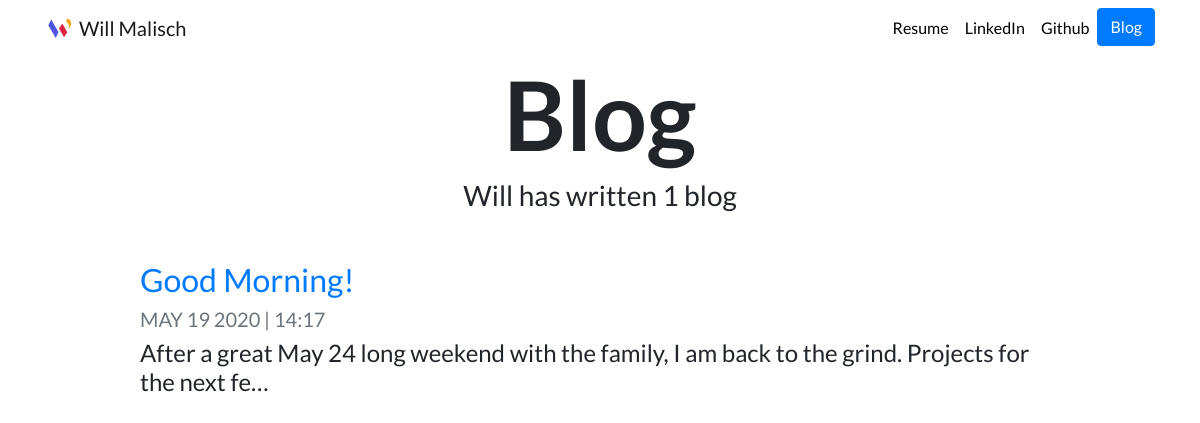
Screenshot of /blog/ with the database file from the repository.
### blog/models.py (models this page shows, shortened)
class Blog(models.Model):
    title = models.CharField(max_length=100)
    date = models.DateTimeField(auto_now=False)
    tweet = models.CharField(max_length=320)
    url = models.URLField(blank=True)

### blog/views.py (the view)
# urls.py: path('', views.all_blogs,name='all_blogs'),
def all_blogs(request):
    blogs = Blog.objects.order_by('-date')[:6]
    return render(request, 'blog/all_blogs.html', {'blogs':blogs})

### blog/templates/blog/all_blogs.html
{% extends "portfolio/base.html" %}
{% load static %}
{% block content %}
<h1 id="blogtitle" class="font-weight-bold text-center">Blog</h1>
<h3 class="text-center mb-5">Will has written {{ blogs.count }} blog{{ blogs.count|pluralize }}</h3>
{% for blog in blogs %}
<div class="row justify-content-center my-3">
  <div class="col-md-10">
    <a href="{% url 'blog:detail' blog.id %}">
      <h2>{{ blog.title }}</h2>
    </a>
    <h5 class="text-muted">{{ blog.date|date:'M d Y | H:i '|upper }}</h5>
    <h4>{{ blog.tweet|striptags|truncatechars:100 }}</h4>
  </div>
</div>
{% endfor %}
{% endblock %}

### portfolio/static/portfolio/custom.css (style rules this page uses)
body { font-family: 'Lato', sans-serif; }
#blogtitle { font-size: 6rem; }

### rows the page displays
Blog: title "Good Morning!", date|H "MAY 19 2020 | 14:17", tweet "After a great May 24 long weekend with the family, I am back to the grind. Projects for the next fe…"

### other values shown
{{ blogs.count }} "1"
